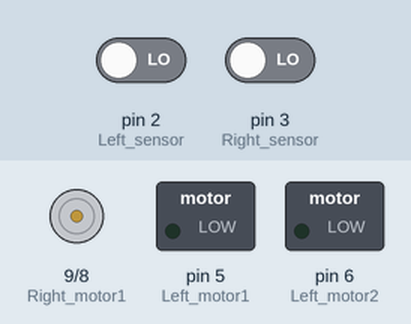
Recording of a sketch running on a simulated Arduino Uno, built with avr-gcc and run on an emulated ATmega328P. Parts: motor-driver pin pairs drawn as motors (green arrow = first pin HIGH = forward, orange = second pin HIGH = backward, longer = more drive), switched loads named in the sketch (green lamp = pin HIGH). Wiring (inferred from the names in the program): IR receiver: data pin 4. The test bench sets the inputs (shaded band); at power-on: pin 2 (Left_sensor) LOW, pin 3 (Right_sensor) LOW. What the sketch prints to the serial monitor is not drawn.

Above: at 0.5 s.
Timing chart, 0 to 3.0 s (numbered marks = the images above):
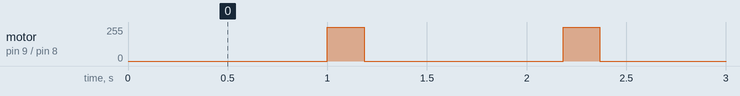

Measured:
- by itself, motor on pin 9 (Right_motor1) / pin 8 (Right_motor2): alternates forward 255/255 for 0.18 s and stopped for 1.0 s

The sketch:

Line_Follower_Robot_Code.ino
```cpp
/************************************************************
  LINE TRACER
  Follows a Black line on a White surface autonomously

 HARDWARE-
 1. Atmega328 microcontroller Board
 2. L293D Motor Driver
 3. IR Line sensors
 4. 9V Battery
 5. TSOP Sensor

 The circuit:
 1. Line Sensors
 * Left Sensor connected to Pin 3
 * Right Sensor connected to Pin 2
 * VCC 5V from Controller board
 * GROUND from Groung of controller board

 2. L293D Motor Driver
 * Left Motor to Pin 5 and Pin 6
 * Right Motor to Pin 9 and Pin 10
 * VCC 9V from Battery
 * GROUND from Ground of controller board

 3. TSOP Sensor
 * Connected to Pin 4

 Author :- Raj Agarwal

***********************************************************************/


//MOTOR CONNECTIONS
int Left_motor1 = 5;      // Left Motor Positive connected to Pin 5
int Left_motor2 = 6;      // Left Motor Negative connected to pin 6
int Right_motor1 = 9;     // Right Motor Positive connected to Pin 9
int Right_motor2 = 8;     // Right Motor Negative connected to Pin 10

//SENSORS CONNECTIONS
int Left_sensor = 2;      // Left sensor connected to Pin 3
int Right_sensor = 3;     // Right sensor connected to Pin 2
int TSOP = 4;             // TSOP sensor connected to Pin 4

//SENSORS INITIALIZATION
int Left_sensorstate = 0;
int Right_sensorstate = 0;
int TSOP_sensorstate = 0;

// the setup routine runs once when you press reset or start the Robot:
void setup()
{
  // initialize serial communication at 9600 bits per second(to see output on Serial Monitor):
  Serial.begin(9600);

  // initialize the Sensor pins as INPUT:
  pinMode(Left_sensor, INPUT);
  pinMode(Right_sensor, INPUT);
  pinMode(TSOP, INPUT);

  // initialize the Motor pins as OUTPUT:
  pinMode(Left_motor1, OUTPUT);
  pinMode(Left_motor2, OUTPUT);
  pinMode(Right_motor1, OUTPUT);
  pinMode(Right_motor2, OUTPUT);

  Serial.println("OBJECT DETECTOR ROBOT");
}

// the loop routine runs over and over again forever:
void loop()
{
  //Reading from both the Sensors
  Left_sensorstate = digitalRead(Left_sensor);
  Right_sensorstate = digitalRead(Right_sensor);

  //Reading from TSOP Sensors
  TSOP_sensorstate = digitalRead(TSOP);

  if (Left_sensorstate == HIGH)
  {
      digitalWrite(Left_motor1, HIGH);       // Robot going in Left direction,take Right turn
      digitalWrite(Left_motor2, LOW);
  }

  else
  {
      digitalWrite(Left_motor1, LOW);       // Stop the motor
      digitalWrite(Left_motor2, LOW);
  }

  if (Right_sensorstate == HIGH)
  {
      digitalWrite(Right_motor1, HIGH);    // Robot going in Right direction,take Left turn
      digitalWrite(Right_motor2, LOW);
  }

  else
  {
      digitalWrite(Right_motor1, LOW);     // Stop the motor
      digitalWrite(Right_motor2, LOW);
  }

  //When both sensors on the line Stop the robot
  if (Left_sensorstate == LOW && Right_sensorstate == LOW)
  {
      digitalWrite(Left_motor1, LOW);    // Stop Left motor
      digitalWrite(Left_motor2, LOW);
      digitalWrite(Right_motor1, LOW);    // Stop Right motor
      digitalWrite(Right_motor2, LOW);
  }

  //When Object is detected Stop and take right turn
  if (TSOP_sensorstate == HIGH)
  {
      digitalWrite(Left_motor1, LOW);    // Stop Left motor
      digitalWrite(Left_motor2, LOW);
      digitalWrite(Right_motor1, LOW);    // Stop Right motor
      digitalWrite(Right_motor2, LOW);

      delay(1000);

      for(int i = 0; i < 5000; i++)
      {
        //Right turn
      digitalWrite(Left_motor1, LOW);    // Stop Left motor
      digitalWrite(Left_motor2, LOW);
      digitalWrite(Right_motor1, HIGH);    // Stop Right motor
      digitalWrite(Right_motor2, LOW);
      }
  }

  //Printing Sensor OUTPUT on Serial Monitor
  Serial.print("LEFT SENSOR-->");
  Serial.print(Left_sensorstate);
  Serial.print("    ");
  Serial.print("RIGHT SENSOR-->");
  Serial.print(Right_sensorstate);
  Serial.print("    ");
  Serial.print("TSOP SENSOR-->");
  Serial.println(TSOP_sensorstate);
  delay(100);
}
```
